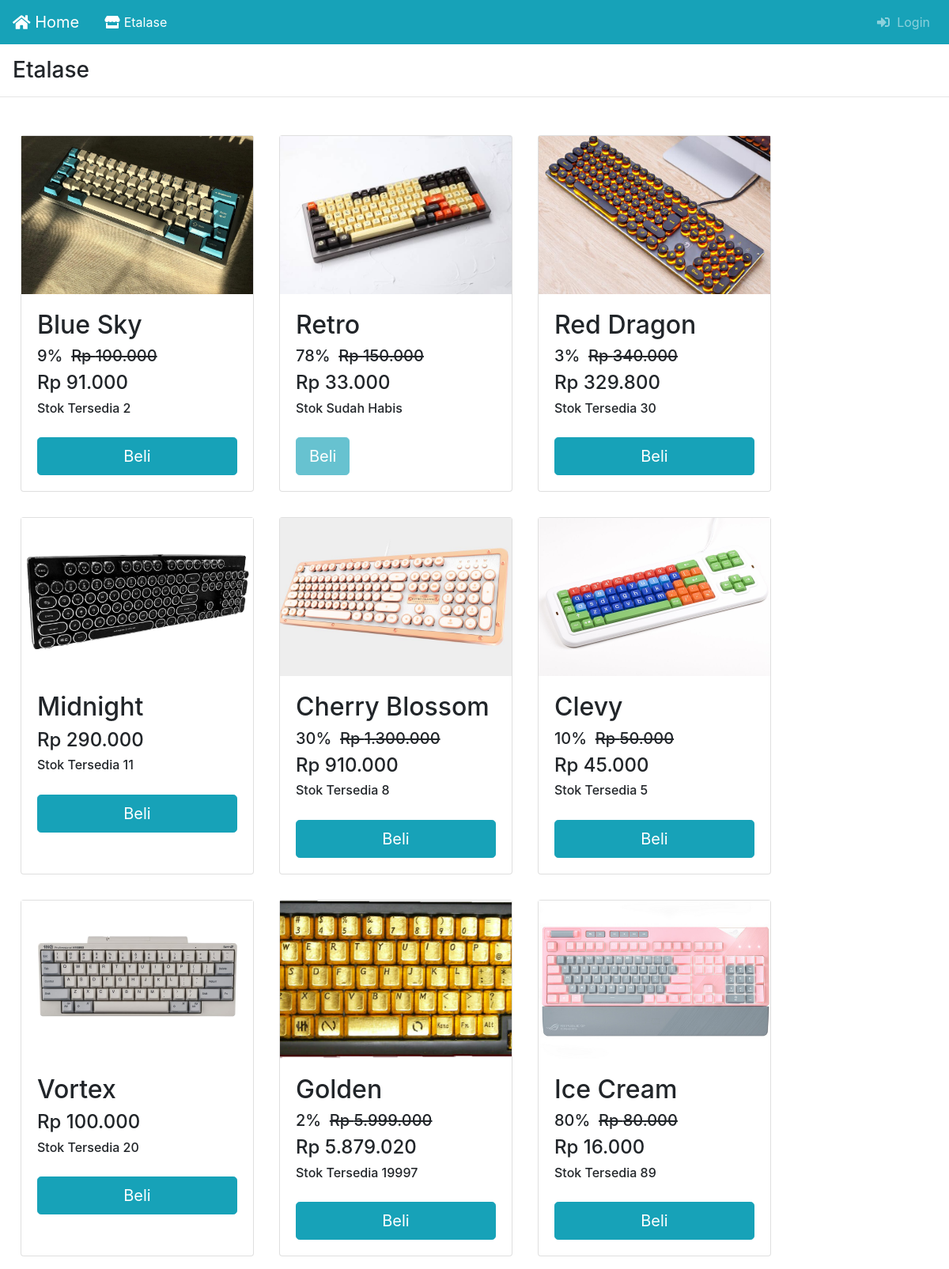
/index.php/home/etalase, run on the app's committed database.
### tables this page shows
CREATE TABLE `produk` (
  `id_produk` varchar(255) NOT NULL,
  `nama_produk` varchar(255) NOT NULL,
  `harga_produk` int(11) NOT NULL,
  `diskon` int(11) NOT NULL,
  `quantity` int(11) NOT NULL,
  `deskripsi` text NOT NULL,
  `foto` varchar(255) NOT NULL
);

### application/controllers/home.php (called while the page is built, shortened)
<?php
class Home extends CI_Controller
{
	public function __construct()
	{
		$this->load->view('css');
		$this->load->model('HomeModel');
	}
	public function etalase()
	{
		$this->load->view('home/navbar');
		$query = $this->db->get('produk')->result();
		$data['hasil'] = $query;
		$this->load->view('home/etalase', $data);
		return $query;
	}
}

### index.php (called while the page is built, shortened)
<?php
require_once BASEPATH.'core/CodeIgniter.php';

### application/views/home/etalase.php (the view, shortened to what this page needs)
<h3 class="mt-3 ml-3">Etalase</h3>
<hr>
<div class="container-fluid">
   <div class="pt-3">
      <div class="form-row">
         <?php
         foreach ($hasil as $data) {
            $diskon = intval($data->harga_produk) * intval($data->diskon) / 100;
            $hasil_diskon = intval($data->harga_produk) - $diskon;
         ?>
            <div class="card mx-3 my-3 w-25">
               <img height="200" style="object-fit: cover" src="<?= base_url('assets/img/' . $data->foto) ?>" alt="">
               <div class="card-body">
                  <h2><?= $data->nama_produk; ?></h2>
                  <?php
                  if (intval($data->diskon) > 0) {
                  ?>
                     <h5 class="row no-gutters">
                        <?= $data->diskon ?>% &nbsp; <div style="text-decoration: line-through"> Rp <?= number_format($data->harga_produk, 0, '.', '.'); ?></div>
                     </h5>
                     <h4>Rp <?= number_format($hasil_diskon, 0, '.', '.') ?></h4>
                  <?php
                  } else {
                  ?>
                     <h4>Rp <?= number_format($data->harga_produk, 0, '.', '.'); ?></h4>
                  <?php
                  }
                  ?>
                  <?php
                  if (intval($data->quantity) < 0 || intval($data->quantity) == 0) {
                  ?>
                     <h6>
                        Stok Sudah Habis <br> <br>
                     </h6>
                     <button disabled type="submit" class="btn btn-info btn-lg" data-toggle="modal" data-target="#modelId<?= $data->id_produk ?>">
                        Beli
                     </button>
                  <?php
                  } else {
                  ?>
                     <h6>
                        Stok Tersedia <?= $data->quantity ?> <br> <br>
                     </h6>
                     <button type="submit" class="btn btn-info btn-lg btn-block" data-toggle="modal" data-target="#modelId<?= $data->id_produk ?>">
                        Beli
                     </button>
                  <?php
                  }
                  ?>
               </div>
            </div>
         <?php
         }
         ?>
      </div>
   </div>
</div>

### data on the page
produk: foto (picture), nama_produk "Blue Sky", diskon "9", harga_produk "100.000", hasil_diskon "91.000", quantity "2"
produk: foto (picture), nama_produk "Retro", diskon "78", harga_produk "150.000", hasil_diskon "33.000"
produk: foto (picture), nama_produk "Red Dragon", diskon "3", harga_produk "340.000", hasil_diskon "329.800", quantity "30"
produk: foto (picture), nama_produk "Midnight", harga_produk "290.000", quantity "11"
produk: foto (picture), nama_produk "Cherry Blossom", diskon "30", harga_produk "1.300.000", hasil_diskon "910.000", quantity "8"
produk: foto (picture), nama_produk "Clevy", diskon "10", harga_produk "50.000", hasil_diskon "45.000", quantity "5"
produk: foto (picture), nama_produk "Vortex", harga_produk "100.000", quantity "20"
produk: foto (picture), nama_produk "Golden", diskon "2", harga_produk "5.999.000", hasil_diskon "5.879.020", quantity "19997"
produk: foto (picture), nama_produk "Ice Cream", diskon "80", harga_produk "80.000", hasil_diskon "16.000", quantity "89"
